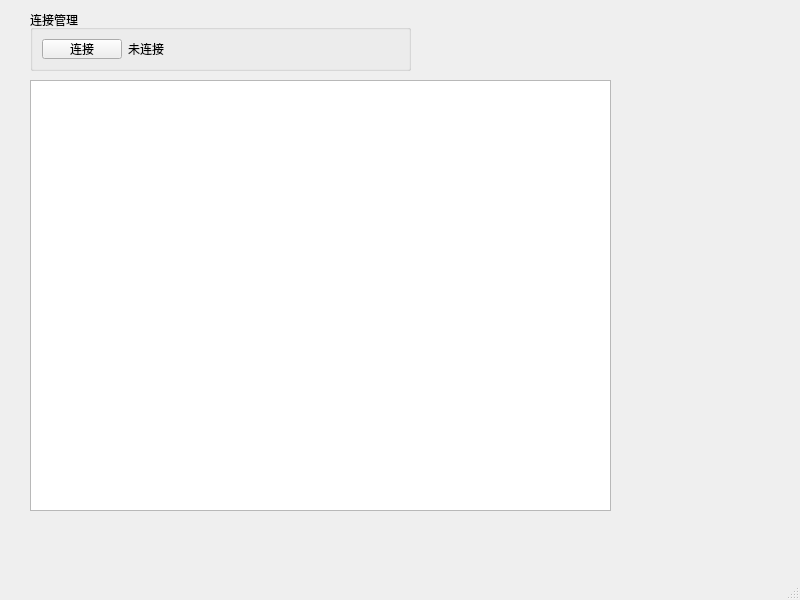
<?xml version="1.0" encoding="UTF-8"?>
<ui version="4.0">
 <class>MainWindow</class>
 <widget class="QMainWindow" name="MainWindow">
  <property name="geometry">
   <rect>
    <x>0</x>
    <y>0</y>
    <width>800</width>
    <height>600</height>
   </rect>
  </property>
  <property name="windowTitle">
   <string>MainWindow</string>
  </property>
  <widget class="QWidget" name="centralwidget">
   <widget class="QGroupBox" name="groupBox">
    <property name="geometry">
     <rect>
      <x>30</x>
      <y>10</y>
      <width>381</width>
      <height>61</height>
     </rect>
    </property>
    <property name="title">
     <string>连接管理</string>
    </property>
    <layout class="QHBoxLayout" name="horizontalLayout">
     <item>
      <widget class="QPushButton" name="pushButton">
       <property name="sizePolicy">
        <sizepolicy hsizetype="Fixed" vsizetype="Fixed">
         <horstretch>0</horstretch>
         <verstretch>0</verstretch>
        </sizepolicy>
       </property>
       <property name="text">
        <string>连接</string>
       </property>
      </widget>
     </item>
     <item>
      <widget class="QLabel" name="label1">
       <property name="text">
        <string>未连接</string>
       </property>
      </widget>
     </item>
    </layout>
   </widget>
   <widget class="QTextEdit" name="textEdit">
    <property name="geometry">
     <rect>
      <x>30</x>
      <y>80</y>
      <width>581</width>
      <height>431</height>
     </rect>
    </property>
   </widget>
  </widget>
  <widget class="QMenuBar" name="menubar">
   <property name="geometry">
    <rect>
     <x>0</x>
     <y>0</y>
     <width>800</width>
     <height>17</height>
    </rect>
   </property>
  </widget>
  <widget class="QStatusBar" name="statusbar"/>
 </widget>
 <resources/>
 <connections/>
</ui>
